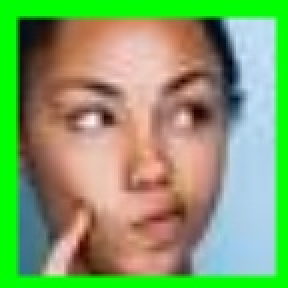
#> input picture Images/resized_cropped_image.jpg, 144 x 144 px, found by its file name (shown 2 times larger)
$ python SimpleThresholding.py
#> lines starting #> are read from the running program, lines starting #| are printed output that depends on the picture; after the words box and inside, x2 and y2 are one past the last pixel; in counts of white or black regions, pixels touching at a corner belong together
# SOURCE
    # https://docs.opencv.org/4.x/d7/d4d/tutorial_py_thresholding.html

import cv2 as cv
import numpy as np
from matplotlib import pyplot as plt

img = cv.imread('/Users/kendallboesch/Desktop/CS5351-SeniorDesign/TestCQ/Images/resized_cropped_image.jpg', cv.IMREAD_GRAYSCALE)
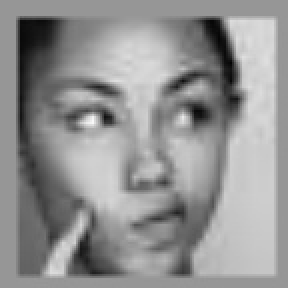
#> img: shape (144, 144) (shown 2 times larger); min 4, max 248, mean 146.4

assert img is not None, "file could not be read, check with os.path.exists()"

ret,thresh1 = cv.threshold(img,127,255,cv.THRESH_BINARY)
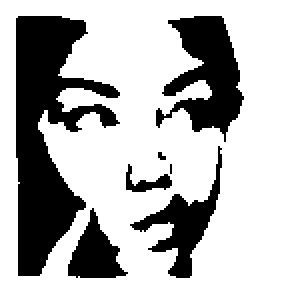
#> thresh1: shape (144, 144) (shown 2 times larger); 70% white; 7 black regions (2 under 20 px), largest, box (x1, y1, x2, y2) and area: (8, 8, 60, 138) 3289, (78, 8, 122, 71) 1432, (65, 73, 111, 139) 819, (34, 104, 64, 139) 542, (63, 82, 86, 96) 128
ret,thresh2 = cv.threshold(img,127,255,cv.THRESH_BINARY_INV)
ret,thresh3 = cv.threshold(img,127,255,cv.THRESH_TRUNC)
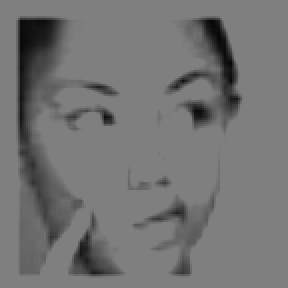
#> thresh3: shape (144, 144) (shown 2 times larger); min 4, max 127, mean 115.4
ret,thresh4 = cv.threshold(img,127,255,cv.THRESH_TOZERO)
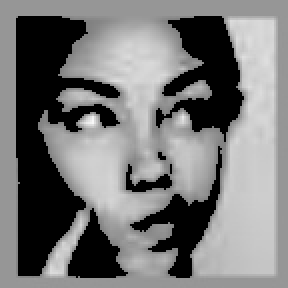
#> thresh4: shape (144, 144) (shown 2 times larger); min 0, max 248, mean 119.9
ret,thresh5 = cv.threshold(img,127,255,cv.THRESH_TOZERO_INV)
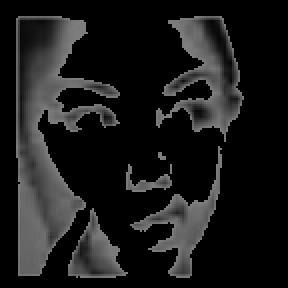
#> thresh5: shape (144, 144) (shown 2 times larger); min 0, max 127, mean 26.5

titles = ['Original Image','BINARY','BINARY_INV','TRUNC','TOZERO','TOZERO_INV']
images = [img, thresh1, thresh2, thresh3, thresh4, thresh5]
for i in range(6):
 plt.subplot(2,3,i+1),plt.imshow(images[i],'gray',vmin=0,vmax=255)
 plt.title(titles[i])
 plt.xticks([]),plt.yticks([])
plt.show()
